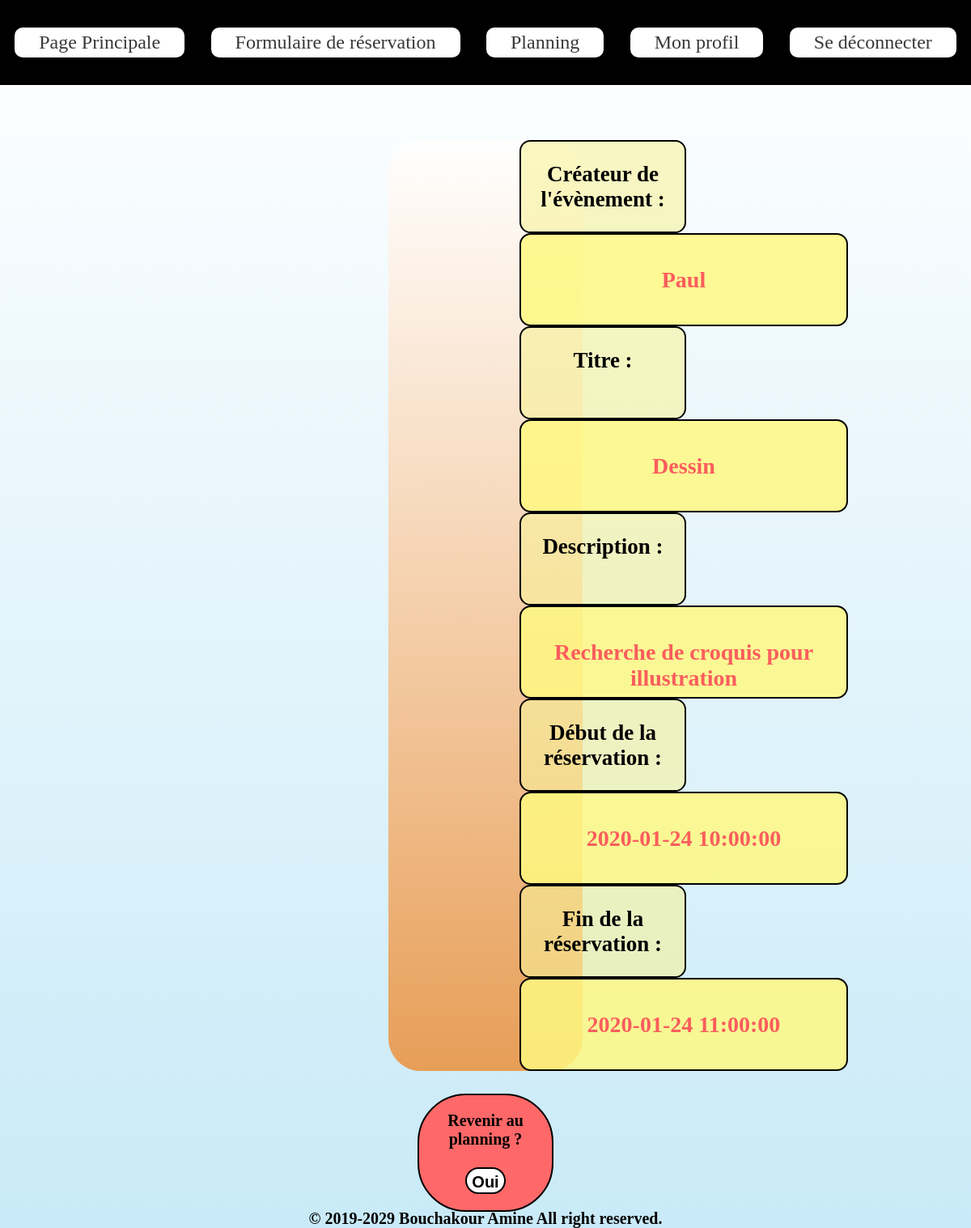
The page /reservation.php?id=163 (signed in) on the database its author committed.
### tables this page shows
CREATE TABLE IF NOT EXISTS `reservations` (
  `id` int(11) NOT NULL AUTO_INCREMENT,
  `titre` varchar(255) NOT NULL,
  `description` text NOT NULL,
  `debut` datetime NOT NULL,
  `fin` datetime NOT NULL,
  `id_utilisateur` int(11) NOT NULL,
  PRIMARY KEY (`id`)
);

### reservation.php (the view, shortened to what this page needs)
<html>
    <head>
<link rel="stylesheet" href="planning.css">
</head>
<body>
<?php
include('fonctions.php');
if(empty($_SESSION['login']) and !isset($_SESSION['login']))
{
    header('Location:connexion.php');
}
else {
    $connexion= mysqli_connect("localhost","root","","reservationsalles");
    $requete= "SELECT * FROM utilisateurs INNER JOIN reservations ON utilisateurs.id = reservations.id_utilisateur WHERE reservations.id='".$_GET["id"]."'";
    $query=mysqli_query($connexion,$requete);
    $requete1= "SELECT * FROM utilisateurs INNER JOIN reservations ON utilisateurs.id = reservations.id_utilisateur";
    $query1=mysqli_query($connexion,$requete1);
    $resultat=mysqli_fetch_all($query);
    $j=0;
    while($j<count($resultat))
    {
        if($resultat[$j][3]==$_GET["id"])
        {
            $resultat[$j][1]=ucfirst($resultat[$j][1]);
            $créa =$resultat[$j][1];
            $resultat[$j][4]=ucfirst($resultat[$j][4]);
            $titre=$resultat[$j][4];
            $resultat[$j][5]=ucfirst($resultat[$j][5]);
            $descr=$resultat[$j][5];
            $debut=$resultat[$j][6];
            $fin=$resultat[$j][7];
        }
    ++$j;
    }
    echo '<br/>';
}
?>
<table id="tr">
<tr>
    <td id="planningtab2bis"><?php echo 'Créateur de l\'évènement : '; ?></td>
    <td id="planningtab2bis2"><?php echo $créa; ?></td>
</tr>
<tr>
    <td id="planningtab2bis"><?php echo 'Titre : '; ?></td>
    <td id="planningtab2bis2"><?php echo $titre; ?></td>
</tr>
<tr>
    <td id="planningtab2bis"><?php echo 'Description : '; ?></td>
    <td id="planningtab2bis2"><?php echo $descr; ?></td>
</tr>
<tr>
    <td id="planningtab2bis"><?php echo 'Début de  la réservation : '; ?></td>
    <td id="planningtab2bis2"><?php echo $debut; ?></td>
</tr>
<tr>
    <td id="planningtab2bis"><?php echo 'Fin de  la réservation : '; ?></td>
    <td id="planningtab2bis2"><?php echo $fin; ?></td>
</tr>
</table>
<?php
if($_SESSION['login']==$créa)
{
    echo '<br/><div class="alidiv">'.'Supprimer réservation ?'.'<div/><br/>';
    ?>
    <form action="" method="post" id="alidiv">
    <button name="supp" class="alidiv2">Oui</button>
    <button name="nosupp" class="alidiv2">Non</button>
    </form>
    <?php
    if(isset($_POST['supp']))
    {
        $requete2="DELETE FROM `reservations` WHERE `reservations`.`id` ='".$_GET["id"]."'";
        $query2=mysqli_query($connexion,$requete2);
        header("Location:planning.php");
    }
    if(isset($_POST['nosupp']))
    {
        header('Location:planning.php');
    }
}
else
{
    echo '<br/><div class="alidiv">'.'Revenir au planning ?'.'<div/><br/>';
    ?>
    <form action="" method="post" id="alidiv">
    <button name="retour" class="alidiv2">Oui</button>
    </form>
    <?php
}
?>
<footer>
    <div >
    © 2019-2029 Bouchakour Amine All right reserved.
    </div>
</footer>
</body>
</html>

### planning.css (style rules this page uses)
body { background:linear-gradient( rgba(255, 255, 255, 0.993),rgb(201, 234, 248)); margin: 0px; }
table { border: 3px ; margin: 10px 145px; text-align: center; font-weight: bold; font-size:20px; display: flex; flex-wrap: wrap; border-radius: 2em; background:linear-gradient(white, rgba(235, 145, 60, 0.855)) ; }
tr { margin: 0px 162px; text-align: center; font-weight: bold; font-size:20px; display: flex; flex-wrap: wrap; }
#tr { margin: 0px 480px 10px 480px; text-align: center; font-weight: bold; font-size:20px; display: flex; flex-wrap: wrap; }
#planningtab2bis { width: 200px; padding-top:25px; height: 85px; border: 2px black solid; background-color: rgba(248, 243, 151, 0.572); font-size:27px; text-align: center; font-weight: bold; border-radius: 0.5em; }
#planningtab2bis2 { width: 400px; padding-top:40px; height: 70px; border: 2px black solid; background-color: rgba(255, 249, 128, 0.834); font-size:28px; text-align: center; border-radius: 0.5em; color:rgb(251, 93, 93); }
.alidiv { border:2px black solid; margin:0% 43% 20px; padding-top:20px; text-align: center; background-color: rgb(255, 104, 104); border-radius: 3em; font-size: 20px; font-weight: bold; }
.alidiv2 { border:2px black solid; margin:0% 2%; padding-top:5px; text-align: center; background-color: rgb(255, 104, 104); border-radius: 6em; font-size: 20px; font-weight: bold; background-color: white; }
footer { position: absolute; bottom: 0; left: 0; right: 0 }

### rows shown on the page
reservations: titre "Dessin", description "Recherche de croquis pour illustration", debut "2020-01-24 10:00:00", fin "2020-01-24 11:00:00"

### other values the page prints
$créa "Paul"
